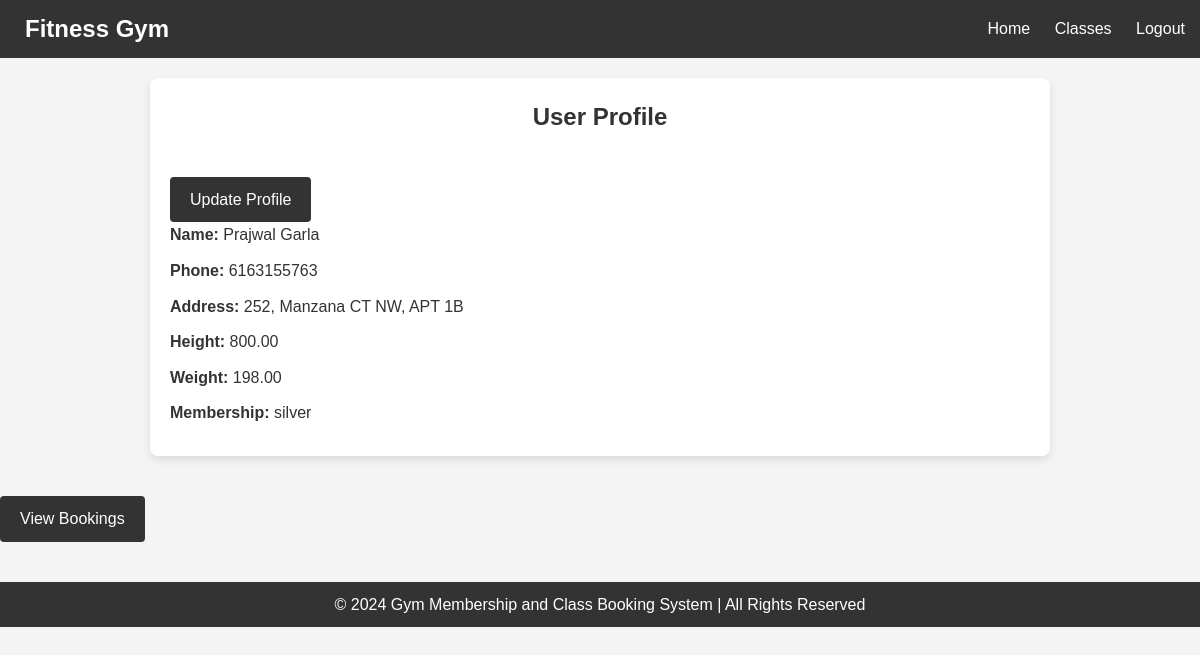
The page /profile/userprofile/ (signed in) on the database its author committed.
### user/models.py (models this page shows, shortened)
class Profile(models.Model):
    MEMBERSHIP_CHOICES = [
        ('silver', 'Silver'),
        ('gold', 'Gold'),
        ('platinum', 'Platinum'),
    ]
    user = models.OneToOneField(User, on_delete=models.CASCADE)
    full_name = models.CharField(max_length=100,null=True, blank=True)
    phone_number = models.CharField(max_length=15, null=True, blank=True)
    address = models.TextField(null=True, blank=True)
    height = models.DecimalField(max_digits=5, decimal_places=2, null=True, blank=True)  # In meters, for example
    weight = models.DecimalField(max_digits=5, decimal_places=2, null=True, blank=True)  # In kg
    membership = models.CharField(
        max_length=10,
        choices=MEMBERSHIP_CHOICES,
        default='silver'
    )

### user/views.py (the view)
# urls.py: path('userprofile/',views.userprofile,name='userprofile')
@login_required
def userprofile(request):
    profile, created = Profile.objects.get_or_create(user=request.user)
    form = ProfileForm(request.POST or None, instance=profile)
    if form.is_valid():
        form.save()  # Save the profile data
        return redirect('userprofile')  # Redirect to avoid re-posting the form on refresh
    return render(request, 'userprofile.html', {'form': form, 'profile': profile})

### templates/userprofile.html (shortened to what this page needs)
{% load static %}
<!DOCTYPE html>
<html lang="en">
<head>
</head>
<body>
  <header>
    <div class="container">
      <h1>Fitness Gym</h1>
      <nav>
        <a href="{% url 'home' %}">Home</a>
        <a href="{% url 'classes' %}">Classes</a>
        <a href="{% url 'index' %}">Logout</a>
      </nav>
    </div>
  </header>
  <div class="profile-container">
    <h2>User Profile</h2>
    <a href="{% url 'profile' %}">Update Profile</a>
    {% if profile %}
      <p><strong>Name:</strong> {{ profile.full_name }}</p>
      <p><strong>Phone:</strong> {{ profile.phone_number }}</p>
      <p><strong>Address:</strong> {{ profile.address }}</p>
      <p><strong>Height:</strong> {{ profile.height }}</p>
      <p><strong>Weight:</strong> {{ profile.weight }}</p>
      <p><strong>Membership:</strong> {{ profile.membership }}</p>
    {% else %}
      <p>No profile information available.</p>
    {% endif %}
  </div>
<a href="{% url 'user_bookings' %}" class="btn">View Bookings</a>
  <footer>
    <div class="container">
      <p>&copy; 2024 Gym Membership and Class Booking System | All Rights Reserved</p>
    </div>
  </footer>
</body>
</html>

### templates/userprofile.html (style rules this page uses)
* { margin: 0; padding: 0; box-sizing: border-box; }
body { font-family: Arial, sans-serif; background-color: #f4f4f4; color: #333; line-height: 1.6; }
header { background-color: #333; color: #fff; padding: 10px 0; }
header .container { max-width: 1200px; margin: 0 auto; padding: 0 15px; display: flex; justify-content: space-between; align-items: center; }
header h1 { font-size: 24px; margin-left: 10px; }
nav a { color: #fff; text-decoration: none; margin-left: 20px; font-size: 16px; }
.profile-container { max-width: 900px; margin: 20px auto; background-color: #fff; padding: 20px; border-radius: 8px; box-shadow: 0 4px 8px rgba(0, 0, 0, 0.1); }
.profile-container h2 { text-align: center; margin-bottom: 20px; color: #333; }
.profile-container p { margin-bottom: 10px; font-size: 16px; }
.profile-container a { display: inline-block; background-color: #333; color: #fff; padding: 10px 20px; text-decoration: none; border-radius: 4px; margin-top: 20px; text-align: center; }
footer { background-color: #333; color: #fff; padding: 10px 0; margin-top: 40px; text-align: center; }
.btn { display: inline-block; background-color: #333; color: #fff; padding: 10px 20px; text-decoration: none; border-radius: 4px; margin-top: 20px; text-align: center; font-size: 16px; transition: background-color 0.3s ease; }

### rows shown on the page
Profile: full_name "Prajwal Garla", phone_number "6163155763", address "252, Manzana CT NW, APT 1B", height "800.00", weight "198.00", membership "silver"
